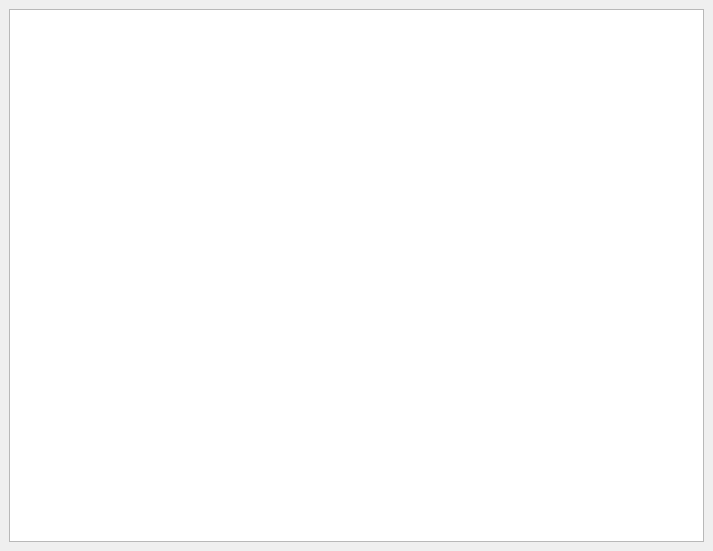
<ui version="4.0" >
 <class>HelpDialog</class>
 <widget class="QDialog" name="HelpDialog" >
  <property name="geometry" >
   <rect>
    <x>0</x>
    <y>0</y>
    <width>713</width>
    <height>551</height>
   </rect>
  </property>
  <property name="windowTitle" >
   <string>InterVerdiKom Help</string>
  </property>
  <layout class="QVBoxLayout" >
   <property name="margin" >
    <number>9</number>
   </property>
   <property name="spacing" >
    <number>6</number>
   </property>
   <item>
    <widget class="QTextEdit" name="contentText" >
     <property name="readOnly" >
      <bool>true</bool>
     </property>
    </widget>
   </item>
  </layout>
 </widget>
 <resources/>
 <connections/>
</ui>
